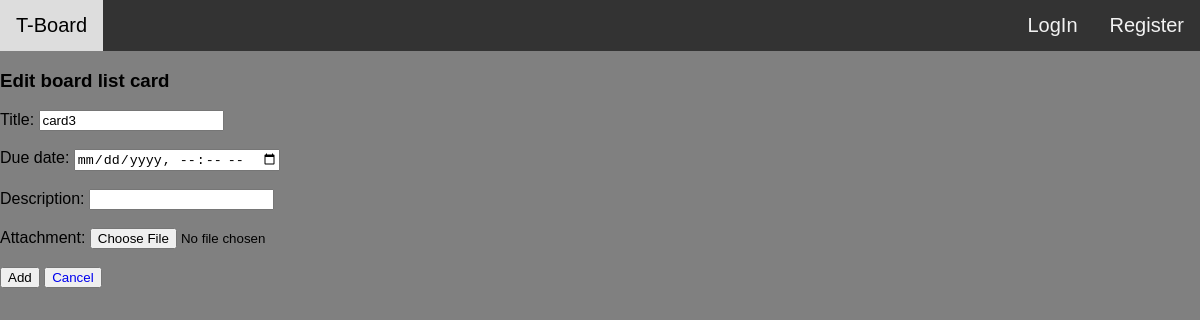
Before: /edittitlepersonalboardlistcard/?board_id=3&list_id=2&card_id=3 with the older database file.
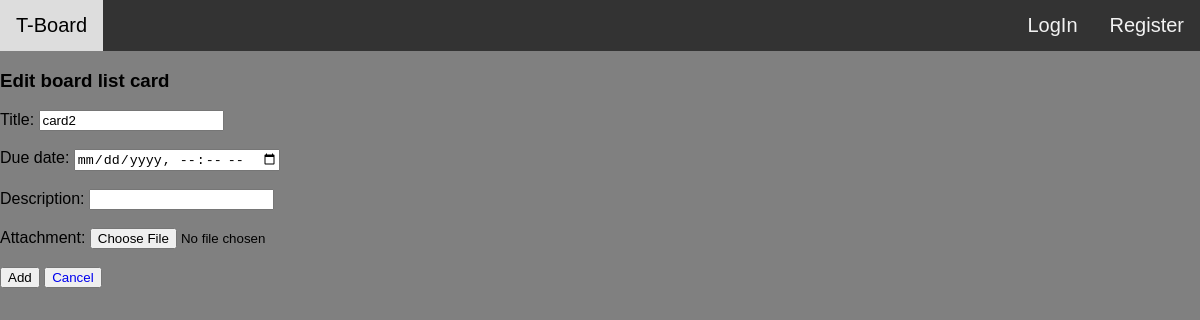
After: the same page with the newer database file.
### personal_board_system/models.py (models this page shows)
class PersonalBoardListCard(models.Model):
	list = models.ForeignKey(PersonalBoardList,on_delete=models.CASCADE,related_name="board_list_cards")
	title = models.CharField(max_length = 100)
	due_date = models.DateTimeField(null=True)
	attachment = models.FileField()
	archived = models.BooleanField()
	description = models.CharField(max_length=200)

### personal_board_system/views.py (the view, shortened to what this page needs)
# urls.py: path('edittitlepersonalboardlistcard/',views.edit_personal_board_list_card),
def edit_personal_board_list_card(request):
	user=request.user
	board_id = request.GET.get('board_id')
	board = PersonalBoard.objects.get(id=board_id)
	list_id = request.GET.get('list_id')
	list = PersonalBoardList.objects.get(id = list_id)
	card_id = request.GET.get('card_id')
	card = PersonalBoardListCard.objects.get(id= card_id)
	return(render(request,"personal_board_system/editboardlistcard.html",{'board':board,'list':list,'card':card}))

### personal_board_system/templates/personal_board_system/editboardlistcard.html (shortened to what this page needs)
{% extends 'accounts/header.html' %}
{% block content %}
	<h3>Edit board list card</h3>
	<form method="POST">
		Title: <input type="text" name="title" value="{{card.title}}">
		<br><br>
		Due date: <input type="datetime-local" name="due_date" value="{{card.due_date}}">
		<br><br>
		Description: <input type = "text" name = "description">
		<br><br>
		Attachment: <input type="file" name="attachment" value="{{card.attachment}}">
		<br><br>
		<button type="submit">Add</button>
		<button><a href="/personal_board_list_cards/?list_id={{list.id}}&board_id={{board.id}}">Cancel</a></button>
	</form>
{% endblock %}

Changed rows visible on the page:
changed PersonalBoardListCard: title "card3" → "card2"
